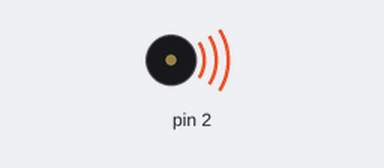
A sketch run on a simulated Arduino Uno, built with avr-gcc and run on an emulated ATmega328P. Parts: buzzer (waves = sounding). What the sketch prints to the serial monitor is not drawn.

Above: at 0.1 s.
Timing chart, 0 to 40.0 s (numbered marks = the images above):
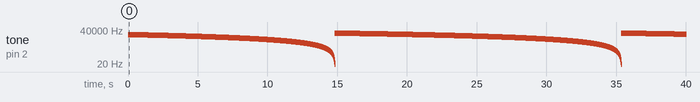

Measured:
- by itself, tone on pin 2: plays 14464 Hz for 0.01 s, 14454 Hz for 0.01 s, 14444 Hz for 0.01 s, 14434 Hz for 0.01 s, 14424 Hz for 0.01 s, 14414 Hz for 0.01 s … (3898 notes in this stretch)

The sketch:

Stepper_sweep_down.ino
```cpp
#define stepsPerRevolution  200*4  // change this to fit the number of steps per revolution


int freq = 80000;


void setup() {
  Serial.begin(115200);
  pinMode(2, OUTPUT);
}

void loop() {
  tone(2, freq);
  freq -= 10;
  Serial.println(freq);
  if (freq<1){
    freq = 20000;
  }
  delay(10);
}
```
